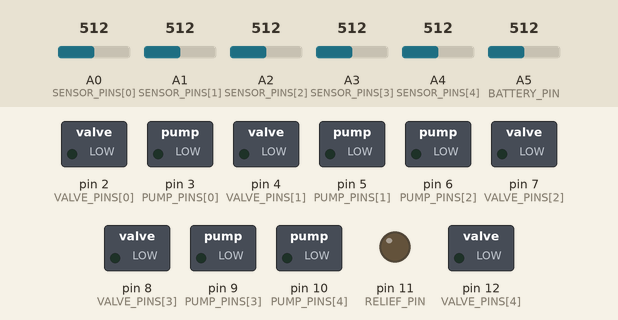
The sketch below on a simulated Arduino Uno, built with avr-gcc and run on an emulated ATmega328P. Shown: switched loads named in the sketch (green lamp = pin HIGH), output pins drawn as LEDs (lit = HIGH). The test bench sets the inputs (shaded band); at power-on: A0 (SENSOR_PINS[0]) = 512, A1 (SENSOR_PINS[1]) = 512, A2 (SENSOR_PINS[2]) = 512, A3 (SENSOR_PINS[3]) = 512, A4 (SENSOR_PINS[4]) = 512, A5 (BATTERY_PIN) = 512. What the sketch prints to the serial monitor is not drawn.

Above: at 1.2 s.
1.3 s: A0 (SENSOR_PINS[0]) set to 832
2.8 s: A0 (SENSOR_PINS[0]) set to 860
At 3.8 s:
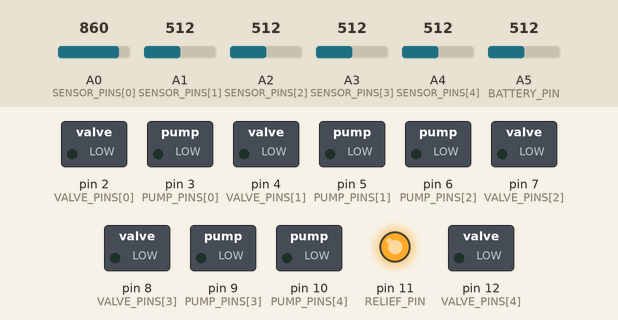
Timing chart, 0 to 5.8 s (numbered marks = the images above; inputs shaded):
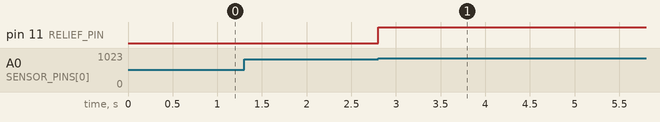

Measured:
- the behaviour switches between 850 and 851 on A0 (SENSOR_PINS[0]) (found by bisection; images 0 and 1)
- after the input at 1.3 s, every drawn part: stays the same
- after the input at 2.8 s, pin 11 (RELIEF_PIN): LOW → HIGH at once

The sketch:

pneumo_glove_mcu.ino
```cpp
/*
 * PneumoGlove Pro - Microcontroller Firmware (ESP32 / Arduino / STM32)
 *
 * Coordinates:
 * - 5 Flexible Bending Sensors (Dual Op-Amp conditioned ADC inputs: A0-A4)
 * - 5 Independent Pneumatic Branches (Micro air pumps + Solenoid valves: PWM/Digital pins)
 * - 1 Dedicated Pressure-Relief Branch (Normally Closed valve: Venting pin)
 * - 12V Li-ion Battery Voltage Monitor (ADC A5)
 * - High-speed serial protocol (115200 baud, JSON telemetry @ 20Hz)
 */

#include <Arduino.h>

// Pin Definitions
const int SENSOR_PINS[5]   = {A0, A1, A2, A3, A4};  // Thumb, Index, Middle, Ring, Pinky
const int PUMP_PINS[5]     = {3, 5, 6, 9, 10};      // Micro air pumps (PWM)
const int VALVE_PINS[5]    = {2, 4, 7, 8, 12};      // 3-way solenoid valves
const int RELIEF_PIN       = 11;                    // Dedicated pressure relief valve
const int BATTERY_PIN      = A5;                    // 12V Battery divider input

// Safety limits
const float MAX_FLEXION_DEFAULT = 95.0; // deg
const float MIN_EXT_DEFAULT     = 15.0; // deg

float currentAngles[5]   = {15.5, 16.0, 16.5, 16.0, 15.5};
float targetAngles[5]    = {15.5, 16.0, 16.5, 16.0, 15.5};
float currentPressure[5] = {0, 0, 0, 0, 0};
bool reliefOpen          = false;
bool emergencyStop       = false;

unsigned long lastTelemetryTime = 0;
const unsigned long TELEMETRY_INTERVAL_MS = 50; // 20 Hz

void setup() {
  Serial.begin(115200);
  while (!Serial) { delay(10); }

  for (int i = 0; i < 5; i++) {
    pinMode(SENSOR_PINS[i], INPUT);
    pinMode(PUMP_PINS[i], OUTPUT);
    pinMode(VALVE_PINS[i], OUTPUT);
    analogWrite(PUMP_PINS[i], 0);
    digitalWrite(VALVE_PINS[i], LOW);
  }

  pinMode(RELIEF_PIN, OUTPUT);
  pinMode(BATTERY_PIN, INPUT);
  digitalWrite(RELIEF_PIN, LOW); // Closed by default
}

// Convert ADC reading from dual op-amp signal conditioning to angle in degrees
float readAngle(int pinIndex) {
  int rawADC = analogRead(SENSOR_PINS[pinIndex]);
  // Calibration mapping: adjust slope/intercept based on specific sensor
  // e.g., 200 ADC = 15° (extension), 850 ADC = 95° (flexion)
  float angle = 15.0 + ((float)(rawADC - 200) / (850 - 200)) * 80.0;
  if (angle < 0) angle = 0;
  if (angle > 120) angle = 120;
  return angle;
}

float readBatteryVoltage() {
  int rawADC = analogRead(BATTERY_PIN);
  // Voltage divider (e.g. 100k / 20k) for 12V Li-ion pack
  return (rawADC / 1023.0) * 5.0 * (120.0 / 20.0);
}

void parseCommand(String cmd) {
  cmd.trim();
  if (cmd.startsWith("CMD:ESTOP")) {
    emergencyStop = true;
    reliefOpen = true;
    digitalWrite(RELIEF_PIN, HIGH); // Open relief
    for (int i = 0; i < 5; i++) {
      analogWrite(PUMP_PINS[i], 0);
      digitalWrite(VALVE_PINS[i], LOW);
    }
  } else if (cmd.startsWith("CMD:ESTOP_RESET")) {
    emergencyStop = false;
    reliefOpen = false;
    digitalWrite(RELIEF_PIN, LOW);
  } else if (cmd.startsWith("CMD:RELIEF:OPEN")) {
    reliefOpen = true;
    digitalWrite(RELIEF_PIN, HIGH);
  } else if (cmd.startsWith("CMD:RELIEF:CLOSE")) {
    reliefOpen = false;
    digitalWrite(RELIEF_PIN, LOW);
  }
}

void loop() {
  // 1. Process incoming commands from Web Serial interface
  if (Serial.available()) {
    String line = Serial.readStringUntil('\n');
    parseCommand(line);
  }

  // 2. Read sensors & perform closed-loop threshold verification
  for (int i = 0; i < 5; i++) {
    currentAngles[i] = readAngle(i);

    // Safety Interlock: if any finger exceeds maximum safe threshold, vent relief branch!
    if (currentAngles[i] > MAX_FLEXION_DEFAULT && !reliefOpen) {
      reliefOpen = true;
      digitalWrite(RELIEF_PIN, HIGH);
    }
  }

  // 3. Emit real-time JSON telemetry stream at 20 Hz
  unsigned long now = millis();
  if (now - lastTelemetryTime >= TELEMETRY_INTERVAL_MS) {
    lastTelemetryTime = now;

    Serial.print("{\"angles\":[");
    for (int i = 0; i < 5; i++) {
      Serial.print(currentAngles[i], 2);
      if (i < 4) Serial.print(",");
    }
    Serial.print("],\"pressures\":[");
    for (int i = 0; i < 5; i++) {
      Serial.print(currentPressure[i], 1);
      if (i < 4) Serial.print(",");
    }
    Serial.print("],\"relief\":");
    Serial.print(reliefOpen ? "true" : "false");
    Serial.print(",\"emergencyStop\":");
    Serial.print(emergencyStop ? "true" : "false");
    Serial.print(",\"battery\":");
    Serial.print(readBatteryVoltage(), 2);
    Serial.print(",\"timestamp\":");
    Serial.print(now);
    Serial.println("}");
  }
}
```
